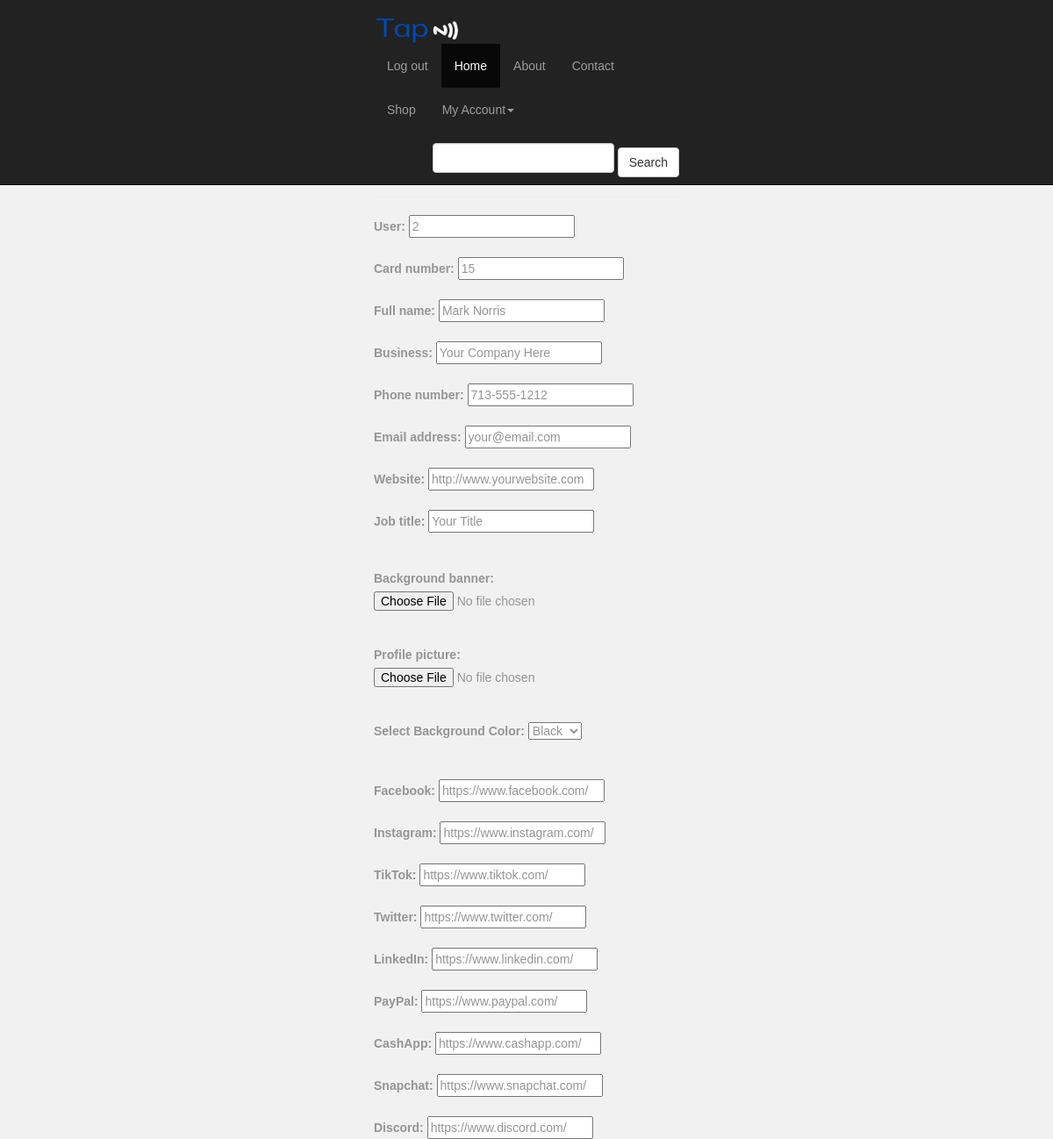
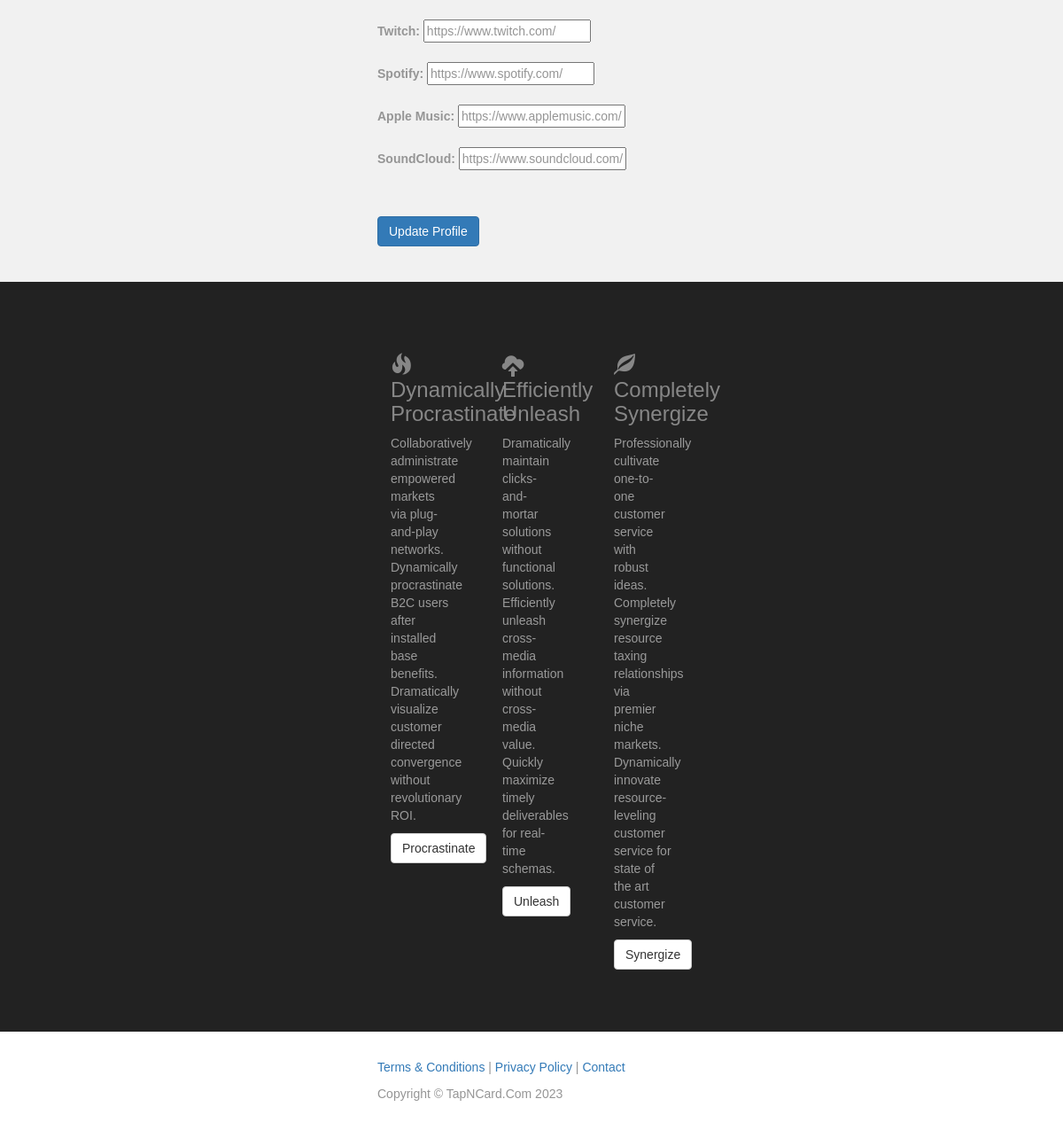
The app's page /profile/2/edit/ (signed in) with its own data (2 pictures, top to bottom).
### main/models.py (models this page shows, shortened)
class Post(models.Model):
    user = models.OneToOneField(User, on_delete=models.CASCADE)
    username = models.CharField(max_length=50, blank=True, default='@')
    card_number = models.CharField(max_length=50, blank=True, default=14)
    background_banner = models.ImageField(null=True, blank=True, upload_to='images/profile')
    background_color = models.CharField(max_length=20, blank=True, null=True)
    profile_picture = models.ImageField(null=True, blank=True, upload_to='images/profile',)
    full_name = models.CharField(max_length=100, blank=False)
    business = models.CharField(max_length=100, blank=False)
    phone_number = models.CharField(max_length=20, blank=True)
    email_address = models.EmailField(max_length=100, blank=True)
    website = models.URLField(blank=True)
    job_title = models.CharField(max_length=100, blank=True)
    facebook = models.URLField(blank=True)
    instagram = models.URLField(blank=True)
    tiktok = models.URLField(blank=True)
    twitter = models.URLField(blank=True)
    linkedin = models.URLField(blank=True)
    paypal = models.URLField(blank=True)
    cashapp = models.URLField(blank=True)
    snap = models.URLField(blank=True)
    discord = models.URLField(blank=True)
    twitch = models.URLField(blank=True)
    spotify = models.URLField(blank=True)
    apple_music = models.URLField(blank=True)
    sound_cloud = models.URLField(blank=True)

### main/views.py (the view, shortened to what this page needs)
# urls.py: path('profile/<int:pk>/edit/', views.profile_editor, name='edit'),
def profile_editor(request, pk):
    profile = get_object_or_404(Post, pk=pk) if pk else Post()
    return render(request, 'edit.html', {'profile': profile, 'background_color':profile.background_color})

### main/templates/edit.html (shortened to what this page needs)
{% extends 'base.html' %}
   {% block content %}
   {% if user.is_authenticated %}
   <br><br><hr><br>
   <div class="container">
      <h2>Edit Profile</h2>
      <hr>
   <form method="post"  enctype="multipart/form-data">
      <label for="user">User:</label>
      <input type="text" name="user" value="{{ user.id }}"><br><br>
      <label for="card_number">Card number:</label>
      <input type="text" name="card_number" value="{{ profile.card_number }}"><br><br>
      <label for="full_name">Full name:</label>
      <input type="text" name="full_name" value="{{ profile.full_name }}"><br><br>
      <label for="business">Business:</label>
      <input type="text" name="business" value="{{ profile.business }}"><br><br>
      <label for="phone_number">Phone number:</label>
      <input type="text" name="phone_number" value="{{ profile.phone_number }}"><br><br>
      <label for="email_address">Email address:</label>
      <input type="email" name="email_address" value="{{ profile.email_address }}"><br><br>
      <label for="website">Website:</label>
      <input type="url" name="website" value="{{ profile.website }}"><br><br>
      <label for="job_title">Job title:</label>
      <input type="text" name="job_title" value="{{ profile.job_title }}"><br><br><br>
      <label for="background_banner">Background banner:</label>
      <input type="file" name="background_banner" value="{{ profile.background_banner }}"><br><br>
      <label for="profile_picture">Profile picture:</label>
      <input type="file" name="profile_picture" value="{{ post.profile.profile_picture }}"><br><br>
      <label for="background_color">Select Background Color:</label>
      <select name="background_color" id="container">
        <option value="black">Black</option>
      </select><br><br><br>
      <label for="facebook">Facebook:</label>
      <input type="url" name="facebook" value="{{ profile.facebook }}"><br><br>
      <label for="instagram">Instagram:</label>
      <input type="url" name="instagram" value="{{ profile.instagram }}"><br><br>
      <label for="tiktok">TikTok:</label>
      <input type="url" name="tiktok" value="{{ profile.tiktok }}"><br><br>
      <label for="twitter">Twitter:</label>
      <input type="url" name="twitter" value="{{ profile.twitter }}"><br><br>
      <label for="linkedin">LinkedIn:</label>
      <input type="url" name="linkedin" value="{{ profile.linkedin }}"><br><br>
      <label for="paypal">PayPal:</label>
      <input type="url" name="paypal" value="{{ profile.paypal }}"><br><br>
      <label for="cashapp">CashApp:</label>
      <input type="url" name="cashapp" value="{{ profile.cashapp }}"><br><br>
      <label for="snap">Snapchat:</label>
      <input type="url" name="snap" value="{{ profile.snap }}"><br><br>
      <label for="discord">Discord:</label>
      <input type="url" name="discord" value="{{ profile.discord }}"><br><br>
      <label for="twitch">Twitch:</label>
      <input type="url" name="twitch" value="{{ profile.twitch }}"><br><br>
      <label for="spotify">Spotify:</label>
      <input type="url" name="spotify" value="{{ profile.spotify }}"><br><br>
      <label for="apple_music">Apple Music:</label>
      <input type="url" name="apple_music" value="{{ profile.apple_music }}"><br><br>
      <label for="sound_cloud">SoundCloud:</label>
      <input type="url" name="sound_cloud" value="{{ profile.sound_cloud }}"><br><br><br>
      <button class="btn btn-primary" type="submit" value="Submit">Update Profile</button>
      {% else %}
      <br><br><br>
      <div class="container">
      <h1>You are not are not allowed here! Please sign in ...</h1>
      {% endif %}
      </div>
<br><br>
   {% endblock %}

### main/static/css/custom.css (style rules this page uses)
body { padding-top: 50px; color: #959595; }
h1, h2, h3, h4, h5, h6 { color: #878787; }

### main/static/css/style.css (style rules this page uses)
:root { --light:#f1f1f1; --white:#fff; --dark:#000; --purple:#5e496a; }
body { font-family: 'Montserrat', sans-serif; background-color: var(--light); }
button { margin: 10px 0 40px 0; }
.container { max-width: 27em; margin: 0 auto; }

### records on screen
Post: card_number "15", full_name "Mark Norris", business "Your Company Here", phone_number "713-555-1212", email_address "your@email.com", website "http://www.yourwebsite.com", job_title "Your Title", facebook "https://www.facebook.com/", instagram "https://www.instagram.com/", tiktok "https://www.tiktok.com/", twitter "https://www.twitter.com/", linkedin "https://www.linkedin.com/", paypal "https://www.paypal.com/", cashapp "https://www.cashapp.com/", snap "https://www.snapchat.com/", discord "https://www.discord.com/", twitch "https://www.twitch.com/", spotify "https://www.spotify.com/", apple_music "https://www.applemusic.com/", sound_cloud "https://www.soundcloud.com/"
